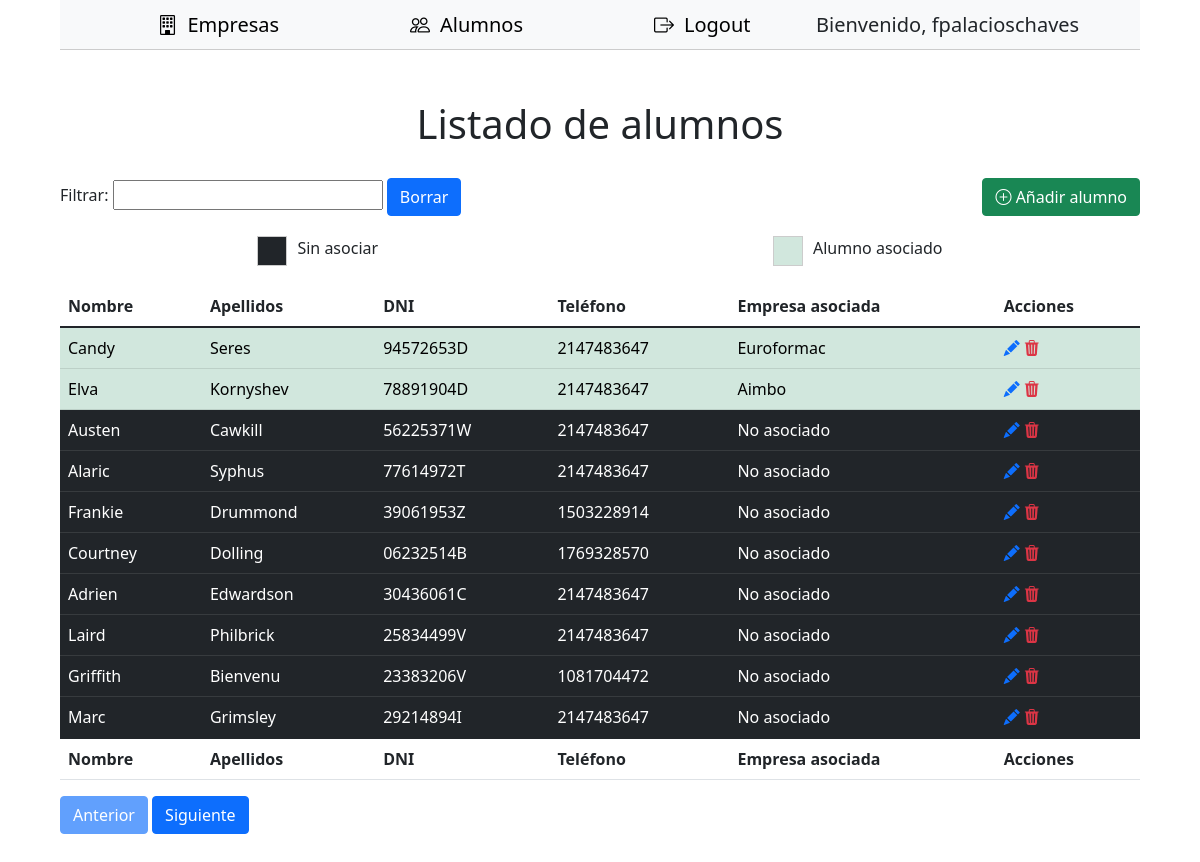
Page /alumnos.php (signed in) on the committed database.
### tables this page shows
CREATE TABLE `alumnos` (
  `id_alumno` int(11) NOT NULL,
  `nombre` varchar(25) NOT NULL,
  `apellidos` varchar(100) NOT NULL,
  `dni` varchar(9) NOT NULL,
  `telefono` int(11) NOT NULL
);

CREATE TABLE `empresas` (
  `id_empresa` int(11) NOT NULL,
  `nombre_empresa` varchar(100) NOT NULL,
  `direccion_empresa` varchar(200) NOT NULL,
  `email_empresa` varchar(25) NOT NULL,
  `telefono_empresa` int(11) NOT NULL,
  `url_empresa` varchar(100) NOT NULL,
  `responsable_empresa` varchar(200) NOT NULL,
  `estado_empresa` enum('Por contactar','Contactado','No interesado','Interesado') NOT NULL,
  `tutor_empresa` varchar(200) NOT NULL,
  `convenio_estado` enum('Por enviar','Enviado','Firmado','') NOT NULL,
  `anexo_1_estado` enum('Por enviar','Enviado','Firmado','') NOT NULL,
  `anexo_8_estado` enum('Por enviar','Enviado','Firmado','') NOT NULL,
  `rlt_estado` enum('Por enviar','Enviado','Firmado','') NOT NULL
);

### funciones.php (called while the page is built, shortened)
<?php
class conectar_db{
    private $host   ="localhost";
    private $usuario="root";
    private $clave  ="";
    private $db     ="gestion_practicas";
    public $conexion;
    public function __construct(){
        $this->conexion = new mysqli($this->host, $this->usuario, $this->clave,$this->db)
        or die($this->conexion->connect_error);
        $this->conexion->set_charset("utf8");
    }
    public function consultar($consulta){
        $resultado = $this->conexion->query($consulta) or die($this->conexion->error);
        if($resultado)
            return $resultado;
    }
}
function leer_alumnos($inicio = 0){
    $conexion = new conectar_db();
    $consulta = "SELECT * FROM alumnos LIMIT $inicio,10";
    $resultado = $conexion->consultar($consulta);
    return $resultado->fetch_all(MYSQLI_ASSOC);
}
function leer_empresa_alumno($id_alumno){
        $conexion = new conectar_db();
        $consulta = "SELECT * FROM alumno_asignado_empresa, empresas
        WHERE id_alumno=" . $id_alumno . " AND alumno_asignado_empresa.id_empresa = empresas.id_empresa";
        $resultado = $conexion->consultar($consulta);
        return $resultado->fetch_all(MYSQLI_ASSOC);
}
function contar_items($tabla){
    $conexion = new conectar_db();
    $consulta = "SELECT COUNT(*) AS numero FROM " . $tabla;
    $resultado = $conexion->consultar($consulta);
    $resultado = $resultado->fetch_all(MYSQLI_ASSOC);
    return $resultado[0]["numero"];
}
?>

### alumnos.php (the view, shortened to what this page needs)
<?php session_start();
include("./funciones.php");
?>
<!DOCTYPE html>
<html lang="en">
    <?php include("./head.php");?>
<body>
    <?php include("./header.php");?>
    <section class="container">
    <h1 class="title">Listado de alumnos</h1>
        <div class="filtro">
            <label for="filtro">Filtrar:</label>
            <input type="text" name="filtro" id="filtro" onkeyup="filtrar_alumnos();">
            <button class="btn btn-primary" onclick="document.getElementById('filtro').value = ''; filtrar_alumnos();">Borrar</button>
        </div>
        <div class="add_alumno">
            <a href="add_alumno.php" class="btn btn-success"><i class="bi bi-plus-circle"></i> Añadir alumno</a>
        </div>
        <div class="color_code">
            <div class="item">
            Sin asociar <div class="cuadrado dark"></div>
            </div>
            <div class="item">
            Alumno asociado <div class="cuadrado success"></div>
            </div>
        </div>
        <table class="table table-hover">
            <thead class="thead-dark">
                <tr>
                <th id="cabecera_nombre" data-order="ASC" onclick="reordenar_alumnos();">
                    Nombre
                </th>
                <th>Apellidos</th>
                <th>DNI</th>
                <th>Teléfono</th>
                <th>Empresa asociada</th>
                <th>Acciones</th>
                </tr>
            </thead>
            <tbody id="tbody_empresas">
                <?php
                $alumnos = leer_alumnos();
               foreach($alumnos as $alumno){
                $id_alumno = $alumno["id_alumno"];
                if(count(leer_empresa_alumno($id_alumno)) > 0){
                $empresa_asociada = leer_empresa_alumno($id_alumno)[0]["nombre_empresa"];
                $id_empresa_asociada = leer_empresa_alumno($id_alumno)[0]["id_empresa"];
                $tr_class = "success";
                }
                else{
                    $empresa_asociada = "No asociado";
                    $id_empresa_asociada = "";
                    $tr_class = "dark";
                }
                ?>
                <tr class="table-<?php echo $tr_class;?>">
                    <td><a href="editar_alumno.php?id_alumno=<?php echo $alumno["id_alumno"];?>"><?php echo $alumno["nombre"];?></a></td>
                    <td><?php echo $alumno["apellidos"];?></td>
                    <td><?php echo $alumno["dni"];?></td>
                    <td><?php echo $alumno["telefono"];?></td>
                    <?php if($id_empresa_asociada == ""){ ?>
                    <td><?php echo $empresa_asociada;?></td>
                    <?php }else{ ?>
                    <td><a href="editar_empresa.php?id_empresa=<?php echo $id_empresa_asociada;?>"><?php echo $empresa_asociada;?></a></td>
                    <?php }?>
                    <td>
                        <a href="editar_alumno.php?id_alumno=<?php echo $alumno["id_alumno"];?>"><i class="bi bi-pencil-fill" data-bs-toggle="tooltip" data-bs-placement="top" title="Editar"></i></a>
                        <a  data-toggle="modal" data-target="#delete_modal_<?php echo $alumno["id_alumno"];?>" data-id="<?php echo $alumno["id_alumno"];?>"><i class="bi bi-trash3-fill" data-bs-toggle="tooltip" data-bs-placement="top" title="Borrar"></i></a>
                    </td>
                </tr>
                <?php } ?>
            </tbody>
            <tfooter class="thead-dark">
                <tr>
                <th>Nombre</th>
                <th>Apellidos</th>
                <th>DNI</th>
                <th>Teléfono</th>
                <th>Empresa asociada</th>
                <th>Acciones</th>
                </tr>
            </tfooter>
        </table>
        <?php
        if(contar_items("alumnos") > 10){
            ?>
        <div class="paginador">
           <a data-inicio="0" onclick="paginar('alumnos','anterior',this.getAttribute('data-inicio'),<?php echo contar_items('alumnos');?>);" id="anterior" class="btn btn-primary disabled">Anterior </a>  <a  data-inicio="0" id="siguiente" onclick="paginar('alumnos','siguiente',this.getAttribute('data-inicio'),<?php echo contar_items('alumnos');?>);" class="btn btn-primary">Siguiente</a>
        </div>
        <?php } ?>
    </section>
</body>
</html>

### css/estilos.css (style rules this page uses)
body { width: 90%; margin: 0 auto; }
a { text-decoration: none; color: #000; }
.title { text-align: center; margin: 30px auto; }
input[type="text"], input[type="password"] { width: 100%; }
.container { padding: 50px 0; margin-top: 20px; }
a i { color: #000; }
.filtro { float: left; width: 50%; }
.filtro input { width: 50%; }
.add_empresa, .add_alumno { float: right; }
.bi-plus-circle { color: white; }
.bi-pencil-fill { color: #0d6efd; }
.bi-trash3-fill { color: #dc3545; }
.table-dark a { color: #fff; }
.color_code { float: left; width: 100%; display: flex; justify-content: space-around; margin: 20px 0; }
.cuadrado { width: 30px; height: 30px; border: 1px solid #ccc; float: left; margin-right: 10px; }
.dark { background-color: #212529; }
.success { background-color:#d1e7dd; }

### rows in the picture
alumnos: nombre "Candy", apellidos "Seres", dni "94572653D", telefono "2147483647", id_alumno.nombre_empresa "Euroformac"
alumnos: nombre "Elva", apellidos "Kornyshev", dni "78891904D", telefono "2147483647", id_alumno.nombre_empresa "Aimbo"
alumnos: nombre "Austen", apellidos "Cawkill", dni "56225371W", telefono "2147483647", empresa_asociada "No asociado"
alumnos: nombre "Alaric", apellidos "Syphus", dni "77614972T", telefono "2147483647", empresa_asociada "No asociado"
alumnos: nombre "Frankie", apellidos "Drummond", dni "39061953Z", telefono "1503228914", empresa_asociada "No asociado"
alumnos: nombre "Courtney", apellidos "Dolling", dni "06232514B", telefono "1769328570", empresa_asociada "No asociado"
alumnos: nombre "Adrien", apellidos "Edwardson", dni "30436061C", telefono "2147483647", empresa_asociada "No asociado"
alumnos: nombre "Laird", apellidos "Philbrick", dni "25834499V", telefono "2147483647", empresa_asociada "No asociado"
alumnos: nombre "Griffith", apellidos "Bienvenu", dni "23383206V", telefono "1081704472", empresa_asociada "No asociado"
alumnos: nombre "Marc", apellidos "Grimsley", dni "29214894I", telefono "2147483647", empresa_asociada "No asociado"

### other values in the picture
$_SESSION["usuario"] "fpalacioschaves"
